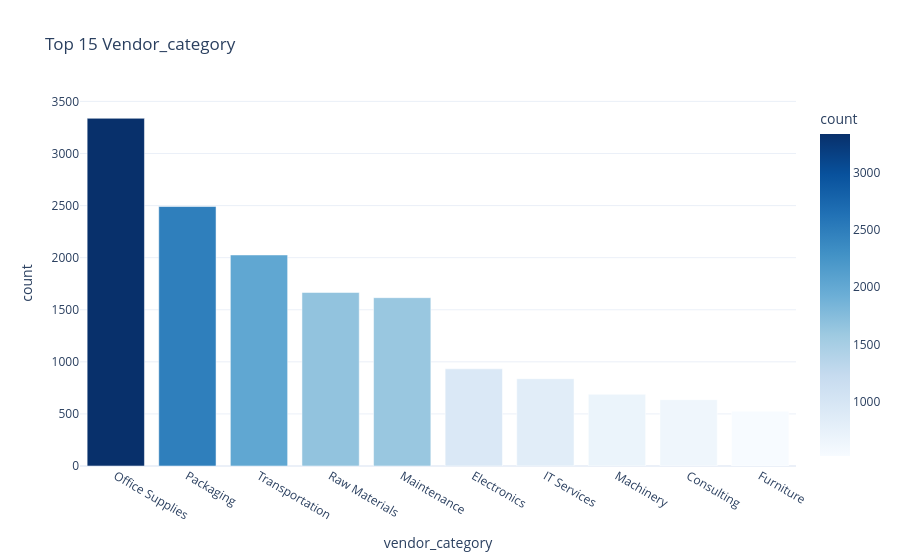
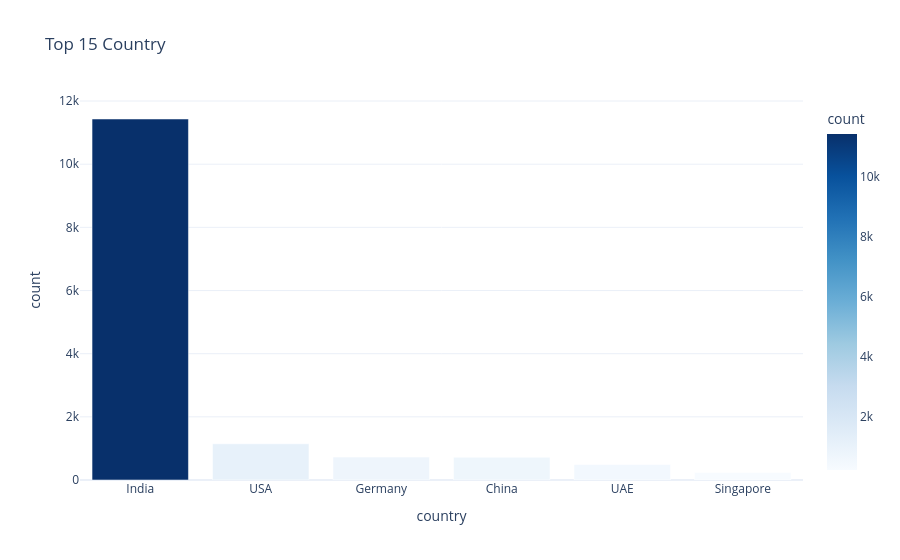
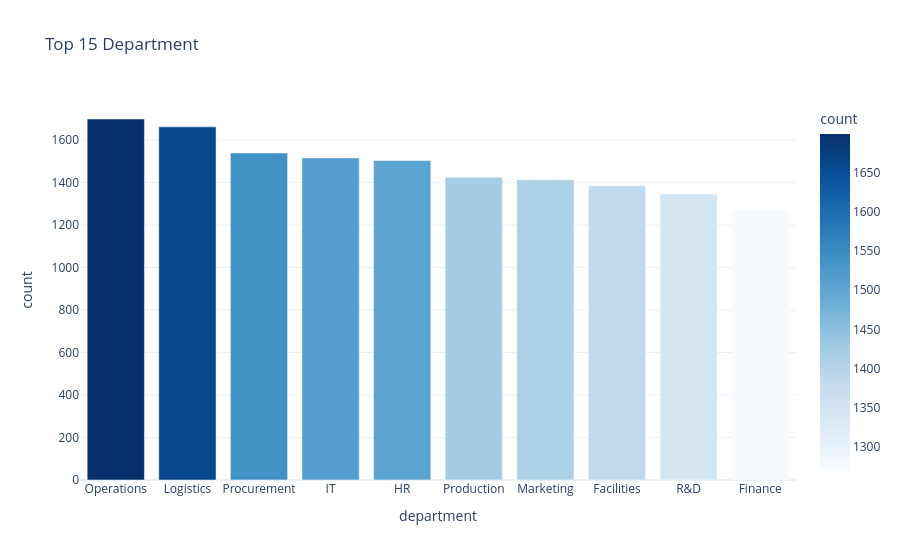

Source (notebook cell) for these figures, in order:
### Code cell
# ==========================================
# 5. CATEGORICAL ANALYSIS
# ==========================================
print_section_header("5. Categorical Analysis")

cat_cols = ['vendor_category', 'country', 'department', 'currency']

for col in cat_cols:
    counts = df[col].value_counts().reset_index().head(15)
    counts.columns = [col, 'count']
    
    fig = px.bar(
        counts, x=col, y='count', 
        title=f'Top 15 {col.capitalize()}',
        color='count', color_continuous_scale='Blues'
    )
    fig.update_layout(template='plotly_white')
    fig.show()

# Treemap for vendor categories
fig_tree = px.treemap(
    df, path=['department', 'vendor_category'], 
    title='Hierarchy of Department vs Vendor Category',
    color_discrete_sequence=px.colors.qualitative.Prism
)
fig_tree.show()

### Figure 1 — Plotly figure (JSON) as saved in the notebook; plotly's stock layout.template omitted (floating-point values rounded to 4 significant figures)
{"data": [{"hovertemplate": "vendor_category=%{x}<br>count=%{marker.color}<extra></extra>", "legendgroup": "", "marker": {"color": [3338, 2491, 2026, 1666, 1616, 933, 838, 689, 637, 526], "coloraxis": "coloraxis", "pattern": {"shape": ""}}, "name": "", "orientation": "v", "showlegend": false, "textposition": "auto", "type": "bar", "x": ["Office Supplies", "Packaging", "Transportation", "Raw Materials", "Maintenance", "Electronics", "IT Services", "Machinery", "Consulting", "Furniture"], "xaxis": "x", "y": [3338, 2491, 2026, 1666, 1616, 933, 838, 689, 637, 526], "yaxis": "y"}], "layout": {"barmode": "relative", "coloraxis": {"autocolorscale": false, "colorbar": {"title": {"text": "count"}}, "colorscale": [[0, "rgb(247,251,255)"], [0.125, "rgb(222,235,247)"], [0.25, "rgb(198,219,239)"], [0.375, "rgb(158,202,225)"], [0.5, "rgb(107,174,214)"], [0.625, "rgb(66,146,198)"], [0.75, "rgb(33,113,181)"], [0.875, "rgb(8,81,156)"], [1, "rgb(8,48,107)"]]}, "legend": {"tracegroupgap": 0}, "title": {"text": "Top 15 Vendor_category"}, "xaxis": {"anchor": "y", "domain": [0, 1], "title": {"text": "vendor_category"}}, "yaxis": {"anchor": "x", "domain": [0, 1], "title": {"text": "count"}}}}

### Figure 2 — Plotly figure (JSON) as saved in the notebook; plotly's stock layout.template omitted (floating-point values rounded to 4 significant figures)
{"data": [{"hovertemplate": "country=%{x}<br>count=%{marker.color}<extra></extra>", "legendgroup": "", "marker": {"color": [11431, 1148, 727, 719, 494, 241], "coloraxis": "coloraxis", "pattern": {"shape": ""}}, "name": "", "orientation": "v", "showlegend": false, "textposition": "auto", "type": "bar", "x": ["India", "USA", "Germany", "China", "UAE", "Singapore"], "xaxis": "x", "y": [11431, 1148, 727, 719, 494, 241], "yaxis": "y"}], "layout": {"barmode": "relative", "coloraxis": {"autocolorscale": false, "colorbar": {"title": {"text": "count"}}, "colorscale": [[0, "rgb(247,251,255)"], [0.125, "rgb(222,235,247)"], [0.25, "rgb(198,219,239)"], [0.375, "rgb(158,202,225)"], [0.5, "rgb(107,174,214)"], [0.625, "rgb(66,146,198)"], [0.75, "rgb(33,113,181)"], [0.875, "rgb(8,81,156)"], [1, "rgb(8,48,107)"]]}, "legend": {"tracegroupgap": 0}, "title": {"text": "Top 15 Country"}, "xaxis": {"anchor": "y", "domain": [0, 1], "title": {"text": "country"}}, "yaxis": {"anchor": "x", "domain": [0, 1], "title": {"text": "count"}}}}

### Figure 3 — Plotly figure (JSON) as saved in the notebook; plotly's stock layout.template omitted (floating-point values rounded to 4 significant figures)
{"data": [{"hovertemplate": "department=%{x}<br>count=%{marker.color}<extra></extra>", "legendgroup": "", "marker": {"color": [1699, 1662, 1539, 1516, 1504, 1425, 1413, 1385, 1346, 1271], "coloraxis": "coloraxis", "pattern": {"shape": ""}}, "name": "", "orientation": "v", "showlegend": false, "textposition": "auto", "type": "bar", "x": ["Operations", "Logistics", "Procurement", "IT", "HR", "Production", "Marketing", "Facilities", "R&D", "Finance"], "xaxis": "x", "y": [1699, 1662, 1539, 1516, 1504, 1425, 1413, 1385, 1346, 1271], "yaxis": "y"}], "layout": {"barmode": "relative", "coloraxis": {"autocolorscale": false, "colorbar": {"title": {"text": "count"}}, "colorscale": [[0, "rgb(247,251,255)"], [0.125, "rgb(222,235,247)"], [0.25, "rgb(198,219,239)"], [0.375, "rgb(158,202,225)"], [0.5, "rgb(107,174,214)"], [0.625, "rgb(66,146,198)"], [0.75, "rgb(33,113,181)"], [0.875, "rgb(8,81,156)"], [1, "rgb(8,48,107)"]]}, "legend": {"tracegroupgap": 0}, "title": {"text": "Top 15 Department"}, "xaxis": {"anchor": "y", "domain": [0, 1], "title": {"text": "department"}}, "yaxis": {"anchor": "x", "domain": [0, 1], "title": {"text": "count"}}}}
